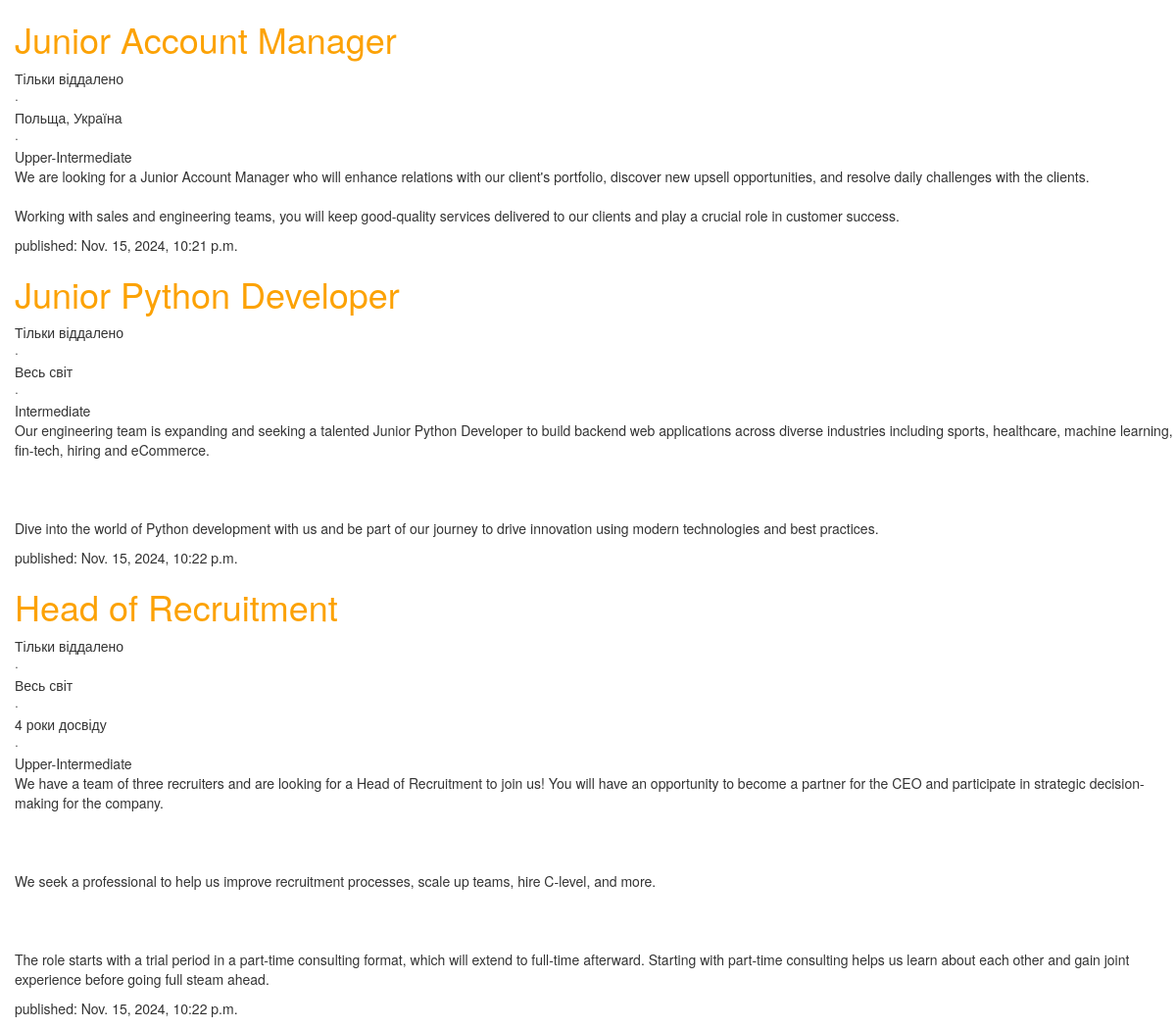
Before: / with the older database file.
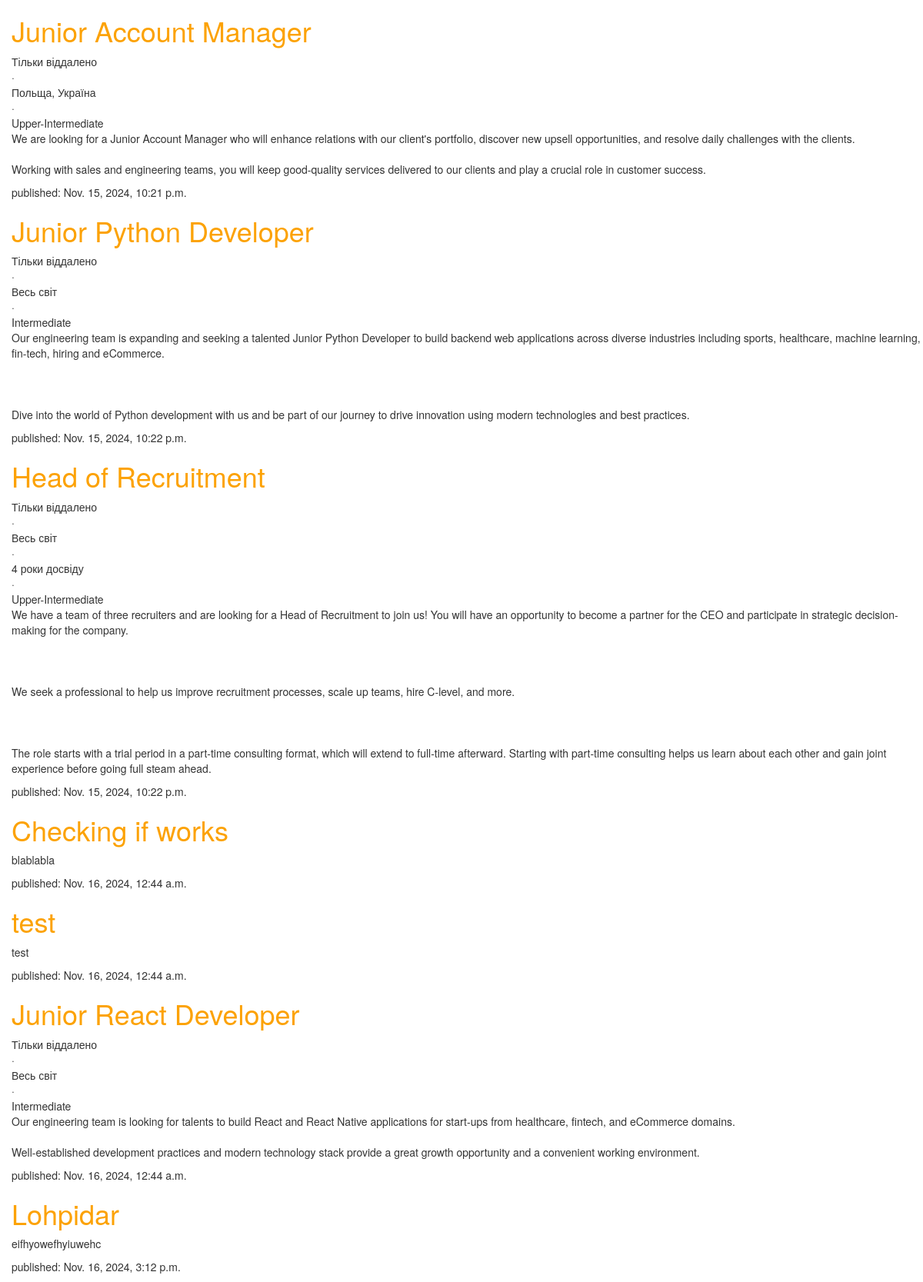
After: the same page with the newer database file.
### blog/models.py (models this page shows, shortened)
class Post(models.Model):
    author = models.ForeignKey(settings.AUTH_USER_MODEL, on_delete=models.CASCADE)
    title = models.CharField(max_length=200)
    text = models.TextField()
    created_date = models.DateTimeField(default=timezone.now)
    published_date = models.DateTimeField(blank=True, null=True)

### blog/views.py (the view)
# urls.py: path("", views.post_list, name='post_list')
def post_list(request):
    posts = Post.objects.filter(published_date__lte=timezone.now()).order_by(
        "published_date"
    )
    return render(request, 'blog/post_list.html', {"posts": posts})

### blog/templates/blog/post_list.html (shortened to what this page needs)
{% load static %}
<html>
    <head>
        <link rel="stylesheet" href="{% static 'css/blog.css' %}">
        <link rel="stylesheet" href="//maxcdn.bootstrapcdn.com/bootstrap/3.2.0/css/bootstrap.min.css">
        <link rel="stylesheet" href="//maxcdn.bootstrapcdn.com/bootstrap/3.2.0/css/bootstrap-theme.min.css">
    </head>
    <body>
        <div class='div_body'>
        {% for post in posts %}
            <div>
                <h1><a href=''>{{ post.title }}</a></h1>
                <p>{{ post.text|linebreaksbr}}</p>
                <p> published: {{ post.published_date }}</p>
            </div>
        {% endfor %}
        </div>
    </body>
</html>

### blog/static/css/blog.css (style rules this page uses)
.div_body { padding-left: 15px; }
h1 a { color: #FCA205; }

Changed rows visible on the page:
added Post: title "Checking if works", text "blablabla", published_date "Nov. 16, 2024, 12:44 a.m."
added Post: title "test", text "test", published_date "Nov. 16, 2024, 12:44 a.m."
now on this page (row edited): Post: title "Junior React Developer", text "Тільки віддалено · Весь світ · Intermediate Our engineering team is looking for talents to build React and React Native applications for start-ups from healthcare, fintech, and eCommerce domains. Well-established development practices and modern technology stack provide a great growth opportunity and a convenient working environment.", published_date "Nov. 16, 2024, 12:44 a.m."
added Post: title "Lohpidar", text "eifhyowefhyiuwehc", published_date "Nov. 16, 2024, 3:12 p.m."
